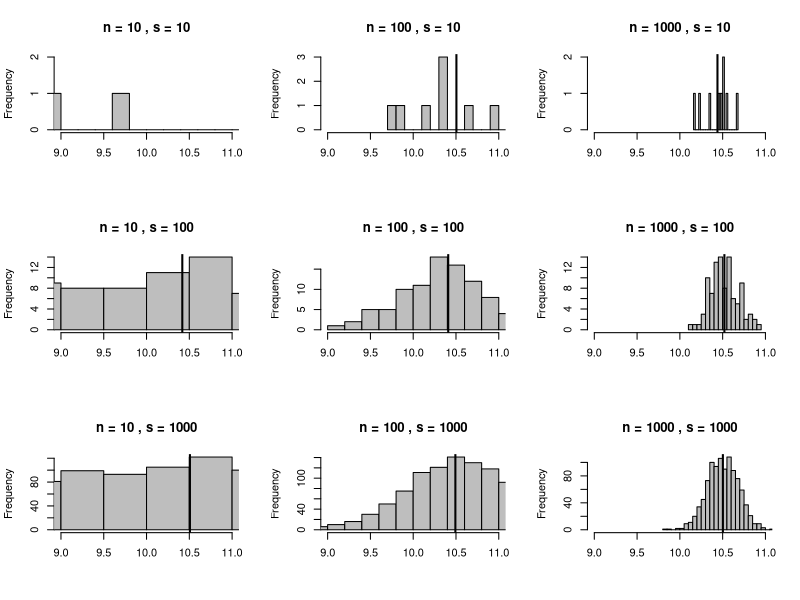
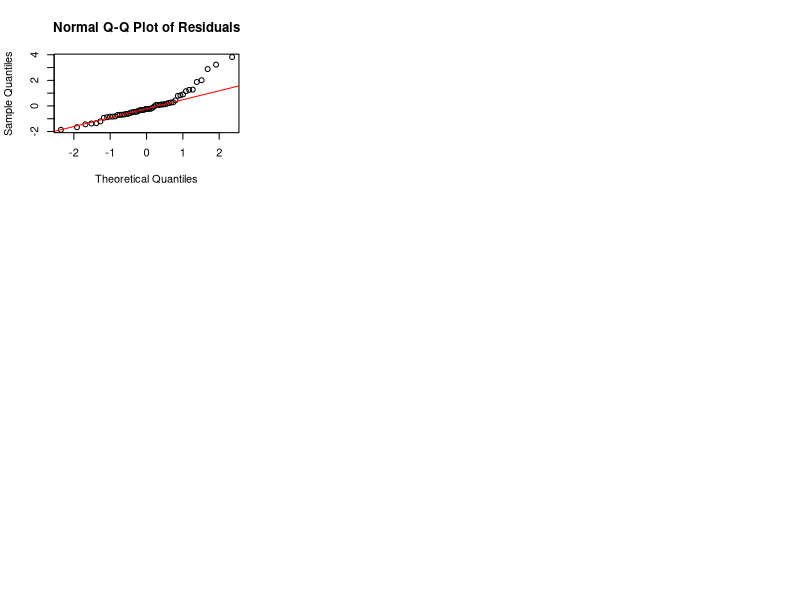
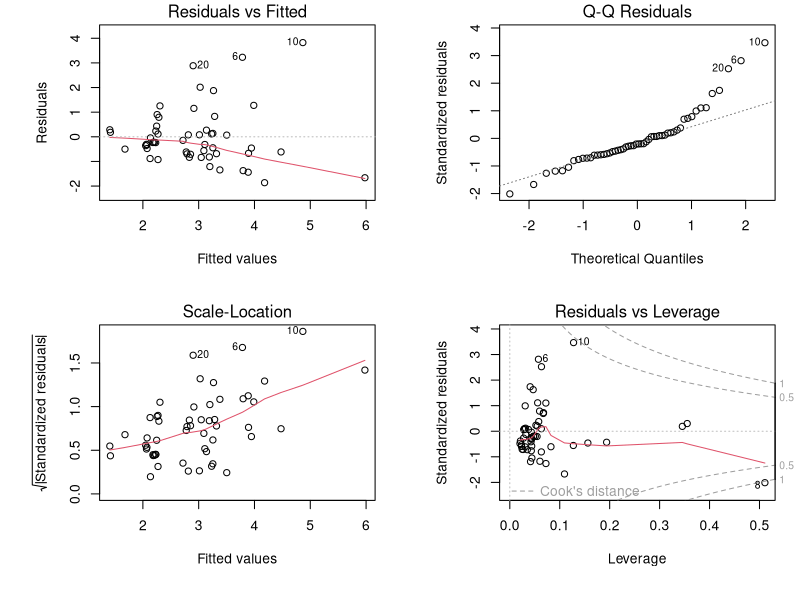

The R source for these figures, in order:
## ---- chunk 1
knitr::opts_chunk$set(echo = TRUE)
## ---- chunk 2
n_values <- c(10, 100, 1000)
s_values <- c(10, 100, 1000)

par(mfrow = c(3,3))

for (s in s_values) {
  for (n in n_values) {
    sample_means <- replicate(s, mean(sample(1:20, n, replace = TRUE)))
    hist(
      sample_means,
      main = paste("n =", n, ", s =", s),
      xlab = "",
      xlim = c(9.0, 11.0),
      col = "gray",
      breaks = 20
    )
    abline(v = mean(sample_means), col = "black", lwd = 2)
  }
}
## ---- chunk 3
f <- function(x){exp(-x) * sin(x)}
f_result <- integrate(f, lower = 2, upper = 5)
print(f_result)
## ---- chunk 4
xmat <- read.csv("xmat.csv")
print(dim(xmat))
## ---- chunk 5
set.seed(10825)
n <- nrow(xmat)

# Generate random noise
epsilon <- rnorm(n, mean = 0, sd = sqrt(1.5))

# Define coefficients for the linear model
coef_0 <- 1
coef_1 <- 0.5
coef_2 <- -2.2
coef_3 <- 1

# Extract predictor variables
X1 <- xmat$X1
X2 <- xmat$X2
X3 <- xmat$X3

# Generate the dependent variable
y <- coef_0 + coef_1 * X1 + coef_2 * X2 + coef_3 * X3 + epsilon

# Fit a linear regression model with y and X1, X2, X3.
model <- lm(y ~ X1 + X2 + X3)
summary(model)
## ---- chunk 6
library(haven)
cox <- read_dta("coxappend.dta")
attributes(cox)
## ---- chunk 7
# Define the ols function
ols_regression <- function(y, X) {
  # Add intercept column
  X <- cbind(1, X)
  # Calculate the coefficients
  beta <- solve(t(X) %*% X) %*% t(X) %*% y
  # Calculate residuals
  residuals <- y - X %*% beta
  # Estimate the variance of residuals
  sigma_squared <- sum(residuals^2) / (nrow(X) - ncol(X))
  # Calculate riance-covariance matrix of coefficients
  var_beta <- sigma_squared * solve(t(X) %*% X)
  # Calculate standard errors
  std_errors <- sqrt(diag(var_beta))
  
  # Return results
  return(list(
    coefficients = beta,
    std_errors = std_errors
  ))
}

# Prepare the actual data
y <- cox$enps
X <- as.matrix(cox[, c("eneth", 
                       "lnml", 
                       "lmleneth")]) 

ols_results <- ols_regression(y, as.matrix(X))

# Create a table with coefficients and standard errors
results_table <- data.frame(
  Coefficient = ols_results$coefficients,
  Std_Error = ols_results$std_errors
)

# Set row names
rownames(results_table) <- c("Intercept", "eneth", "lnml", "lmleneth")

print(results_table)
## ---- chunk 8
X <- cbind(1, X)
residuals <- y - X %*% ols_results$coefficients

# Q-Q Plot for residuals
qqnorm(residuals, main = "Normal Q-Q Plot of Residuals")
qqline(residuals, col = "red")
## ---- chunk 9
ols_model <- lm(enps ~ eneth + lnml + lmleneth, data = cox)
summary(ols_model)
## ---- chunk 10
par(mfrow = c(2, 2), mar = c(6, 6, 1.5, 1.5))
plot(ols_model)
